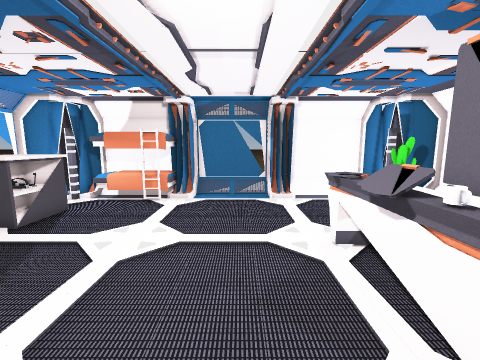
[1] (above)

16 first-person views from a walk through a 3-D level made in the Unity game engine. The camera is 1.5 m above the floor, tilts 8° down and sees 90° across. The floor is counted in squares, 0.5 m on a side. Each view is taken from the middle of a square. On the plan, view 1 faces up. The plan holds only what a view shows up to about 19 squares ahead; the rest is blank. The place goes on beyond the plan. The player is left out. Some surface patterns are stand-ins.

[2]
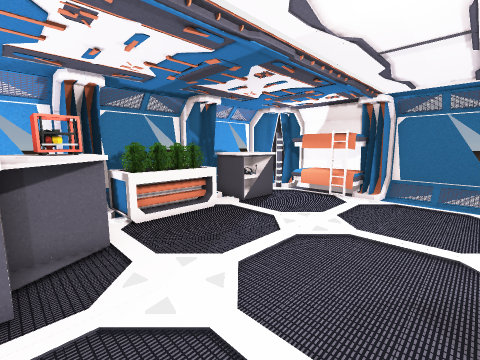

[3]
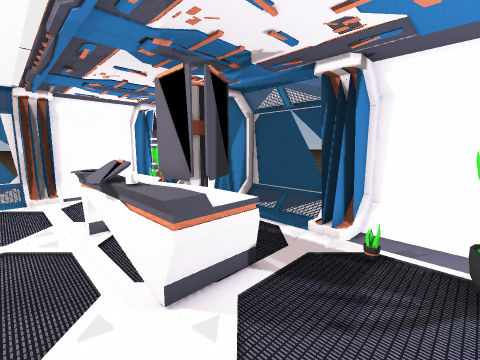

[4]
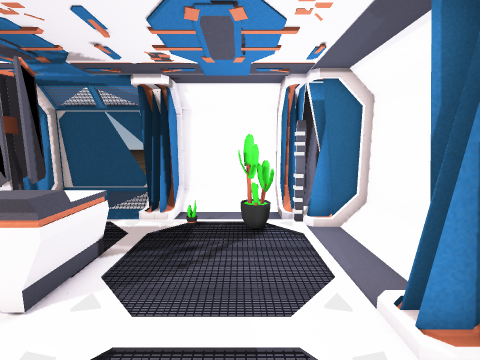

[5]
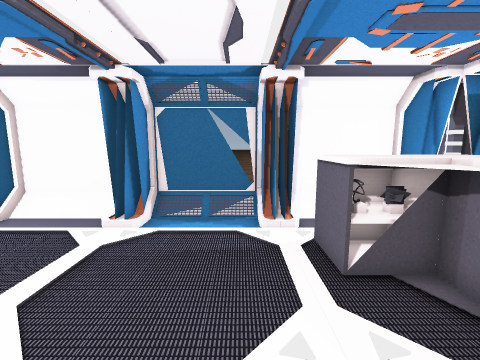

[6]
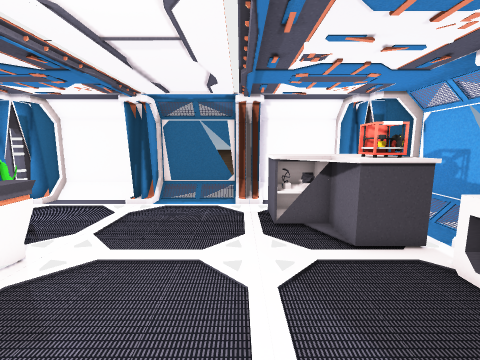

[7]
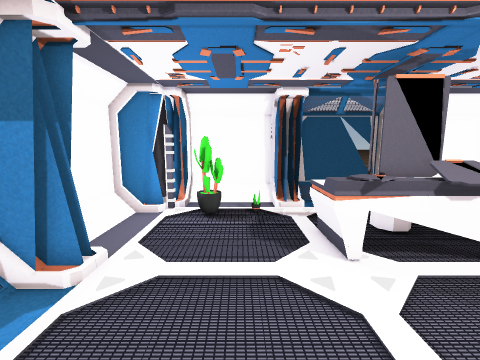

[8]
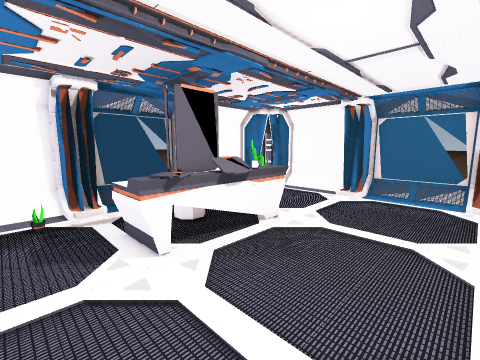

[9]
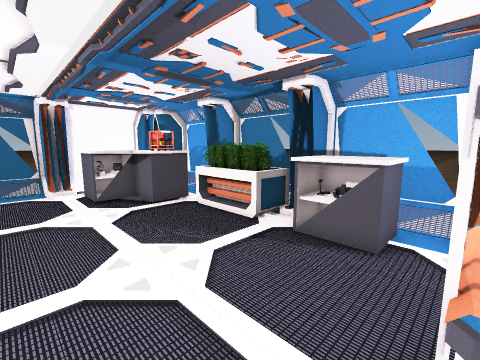

[10]
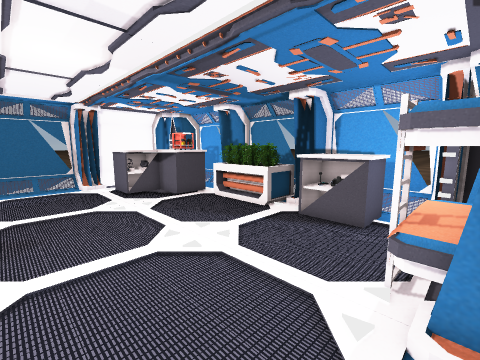

[11]
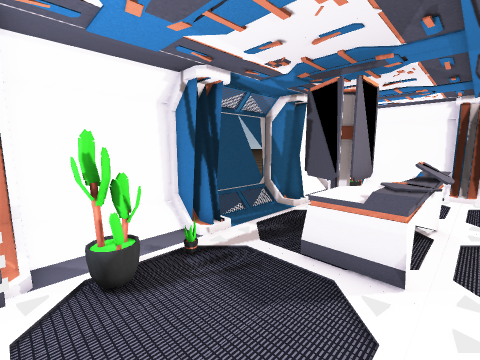

[12]
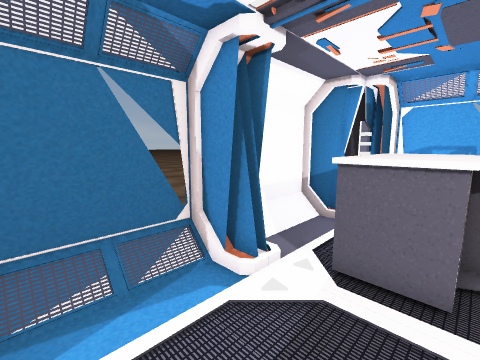

[13]
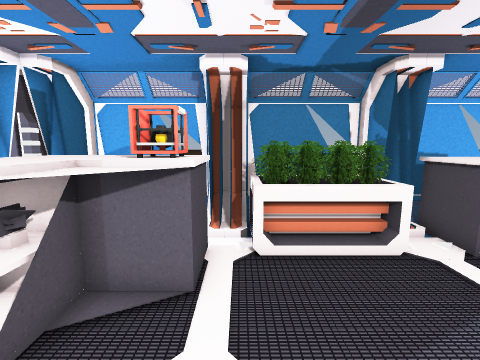

[14]
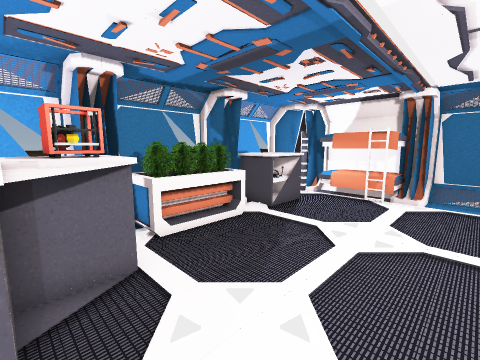

[15]
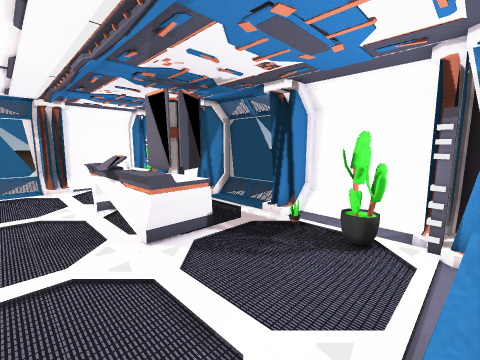

[16]
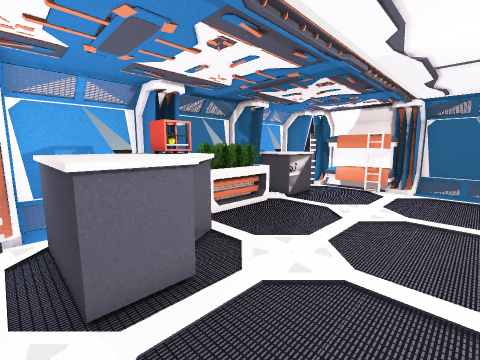

### Floor plan
Key: @ floor where view 1 was taken; # wall or solid block; x gap in a wall; . main floor; : floor 0.25 m higher than the main floor; / step, stairs or slope; = window, fence, low wall or low ledge; B bed; P plant; C cabinet; M mug; R printer; O other object.
Columns run from 12 left of view 1 to 11 right of it. Each row starts with its distance up from view 1.
 16    #######====#######
 15  ###    ## /  ##////###
 14 ####BBBBB#....##....###
 13 ####BBBBB...........####
 12 =/..................P./#
 11 =/CCC...............P./#
 10 = CCC................./#
  9 = CCC...............P./#
  8 ##CCC..........OOO...###
  7 ##OOO..........OOO...###
  6 ##OOO..........OOO..../=
  5 = OOO.........OOOOOO../=
  4 = OOO.........OOOOO#../=
  3 = OOO..........MOO..../=
  2 ##OOO..........OOO...###
  1 ###CRRC........OOO...###
  0 # .CRRCC....@.......P./#
 -1 = .CCCCCC............./#
 -2 =..CCCCCC...........P./#
 -3 = .CCCCCC...........P./#
 -4 ####................#x##
 -5  ###....##....##....x:##
 -6  ###////##  //##////###
 -7    #######====#######

Where each view was taken, in squares from view 1:
view 1: 0 up, 0 right, facing up
view 2: 1 down, 1 right, facing up-left
view 3: 2 down, 1 right, facing up-right
view 4: 2 down, 1 left, facing right
view 5: 4 up, 2 left, facing down
view 6: 8 up, 3 left, facing down
view 7: 10 up, 3 left, facing right
view 8: 10 up, 3 left, facing down-right
view 9: 13 up, 1 left, facing down-left
view 10: 14 up, 1 right, facing down-left
view 11: 13 up, 2 right, facing down-right
view 12: 1 down, 1 right, facing down-left
view 13: 2 up, 2 left, facing left
view 14: 1 down, 1 left, facing up-left
view 15: 5 down, 0 right, facing up-right
view 16: 4 down, 0 right, facing up-left
